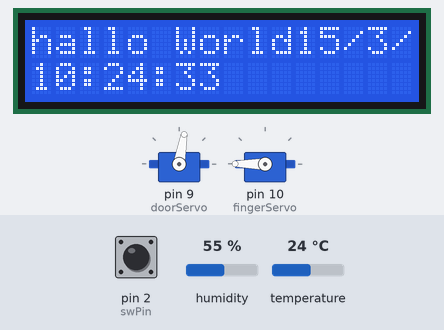
Bench run of a sketch on a simulated Arduino Uno, built with avr-gcc and run on an emulated ATmega328P. Shown: 16×2 character LCD, 2 × servo. The test bench sets the inputs (shaded band); at power-on: pin 2 (swPin) LOW, humidity 55 %, temperature 24 °C. The local clock reads 2024-03-15 10:24:30 at power-on unless the sketch sets it; what the sketch prints to the serial monitor is not drawn.

Above: at 3.1 s.
At 4.2 s:
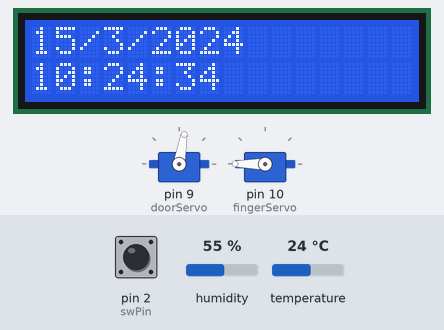
4.3 s: pin 2 (swPin) pulled HIGH for 1.3 s
At 7.2 s:
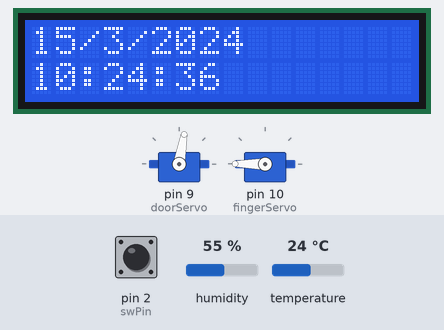
Timing chart, 0 to 8.7 s (numbered marks = the images above; inputs shaded):
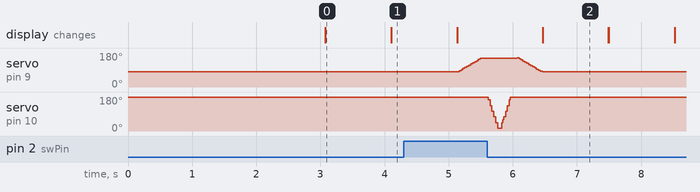

Measured:
- after the input at 4.3 s, servo on pin 9 (doorServo): rises from 80° to 155° in 0.90 s, then falls to 80° in 0.40 s
- what the display in image 0 shows lasts 1.0 s, from 3.1 s to 4.1 s

The sketch:

UselessBox_V2.ino
```cpp
#include <Servo.h>
#include <LiquidCrystal.h>
#include <Wire.h>
#include "RTClib.h"
#include <dht.h>

// LCD setup:
// VSS - gnd
// VDD - 5V
// V0  - Wheel data (mid pin)
// RS  - 12
// RW  - gnd
// E   - 11
// D4  - 4
// D5  - 5
// D6  - 6
// D7  - 7
// A   - gnd
// K   - 5v (with 330Ω)

// Wheel setup
// pin1 - gnd
// mid  - v0 (LCD)
// pin3 - 5V

// RTC setup
// SCL  - 21
// SDA  - 20
// VCC  - 5V
// GND  - GND
dht DHT;

RTC_DS1307 RTC;
LiquidCrystal lcd(12, 11, 4, 5, 6, 7);
Servo doorServo;
Servo fingerServo;

#define DHT11_PIN 8

int swPin = 2;               //switch on pin 2
int pos = 0;
int selectedMove = 0;             //move selector

void setup()
{
  Serial.begin(9600);
  Wire.begin();
  RTC.begin();
  if (! RTC.isrunning()) {
    Serial.println("RTC is NOT running!");
    // following line sets the RTC to the date & time
    //this sketch was compiled
    RTC.adjust(DateTime(__DATE__, __TIME__));
  }
  lcd.begin(16, 2);
  lcd.clear();
  lcd.print("loading");
  delay(3000);
  lcd.clear();
  lcd.print("hallo World");

  pinMode(swPin, INPUT);
  doorServo.attach(9);           //set door servo on Pin 9 pwm
  fingerServo.attach(10);          //set finger servo on Pin 10 pwm
  doorServo.write(80);           //set door to hiding position
  fingerServo.write(270);            //set finger to hiding position
}


void loop() {
  // put your main code here, to run repeatedly:

  DateTime now = RTC.now();
  lcd.print(now.day(), DEC);
  lcd.print('/');
  lcd.print(now.month(), DEC);
  lcd.print('/');
  lcd.print(now.year(), DEC);
  lcd.print(' ');
  lcd.setCursor(0, 1);
  lcd.print(now.hour(), DEC);
  lcd.print(':');
  lcd.print(now.minute(), DEC);
  lcd.print(':');
  lcd.print(now.second(), DEC);
  lcd.println();
  delay(1000);
  lcd.clear();

  DHT.read11(DHT11_PIN);
  Serial.print("Temperature = ");
  Serial.println(DHT.temperature);
  Serial.print("Humidity = ");
  Serial.println(DHT.humidity);

  //if the switch is on, move door and finger to switch it off
  if (digitalRead(swPin) == HIGH)
  {

    if (selectedMove > 2) {
      selectedMove = 0;
    } //when all moves are played, repeat the moves from beginning

    if (selectedMove == 0) {
      simpleClose();
    }
    else if (selectedMove == 1) {
      simpleClose();
    }
    selectedMove += 1;         //swith to next move
  }
}


// Moves

// basic move
void simpleClose()
{
  //Moving door
  for (pos = 80; pos < 155; pos += 3)
  {
    doorServo.write(pos);
    delay(15);
  }

  //Moving hand
  for (pos = 270; pos > 0; pos -= 15)
  {
    fingerServo.write(pos);
    delay(15);
  }

  //hiding hand
  for (pos = 0; pos <= 270; pos += 15)
  {
    fingerServo.write(pos);
    delay(15);
  }

  //hiding door
  for (pos = 155; pos >= 80; pos -= 3)
  {
    doorServo.write(pos);
    delay(15);
  }
}
```
